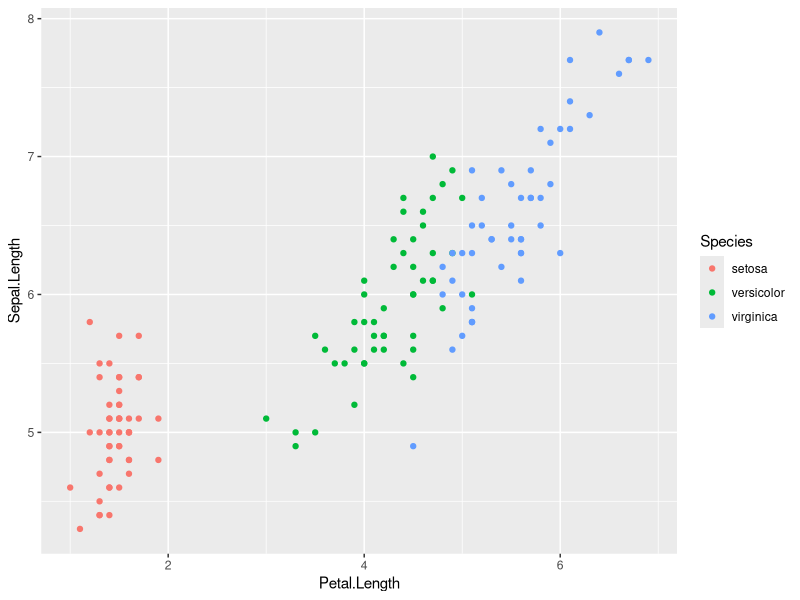
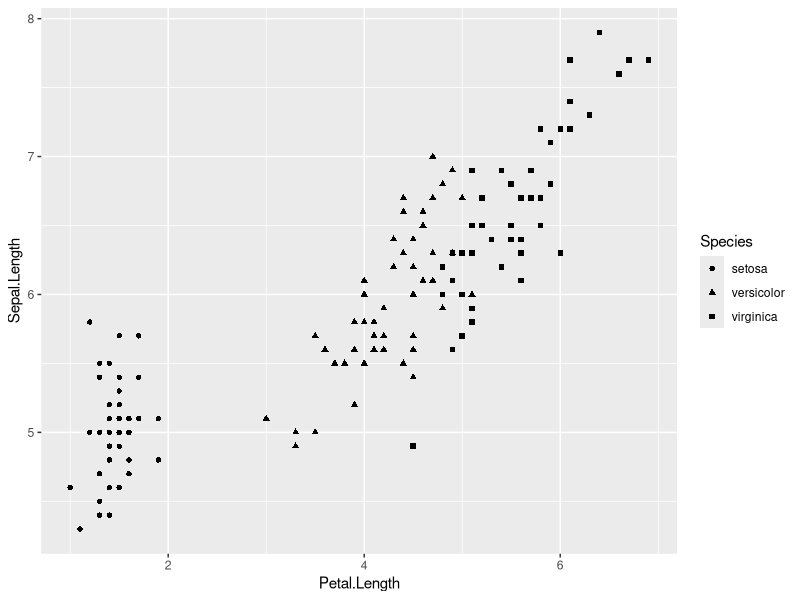
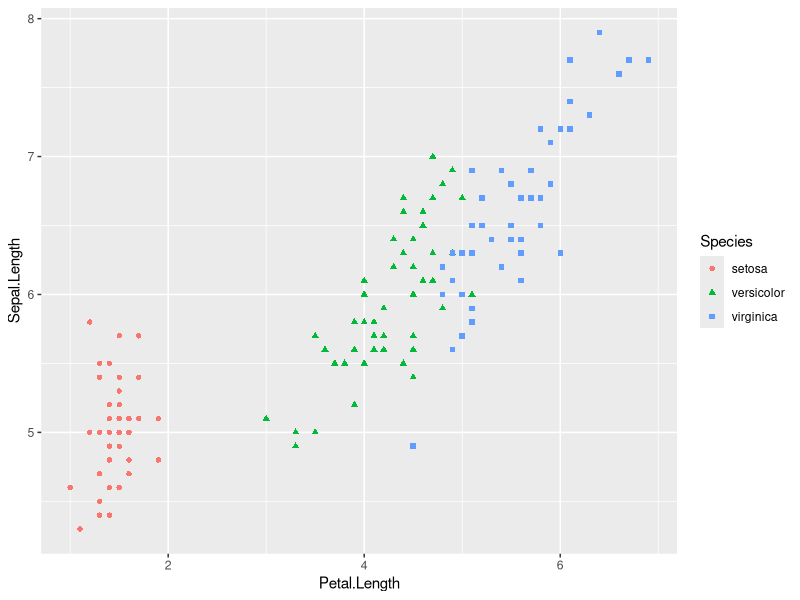
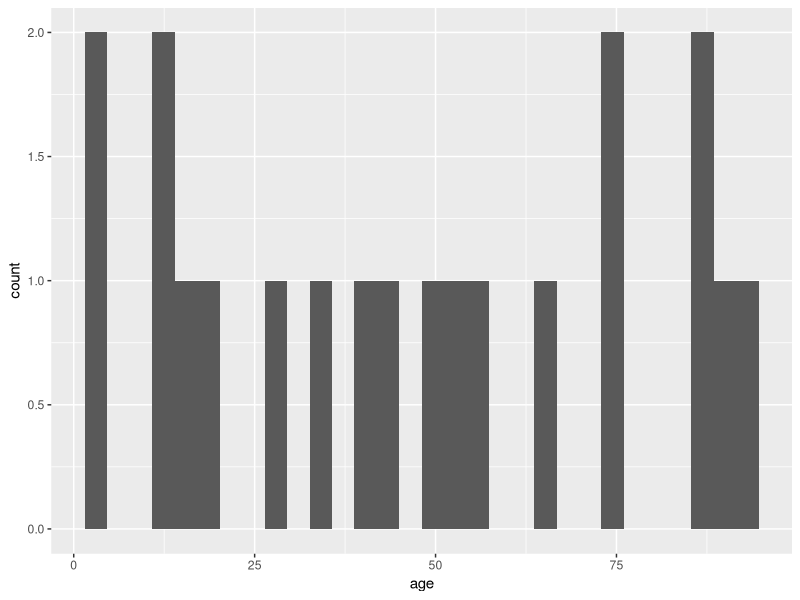
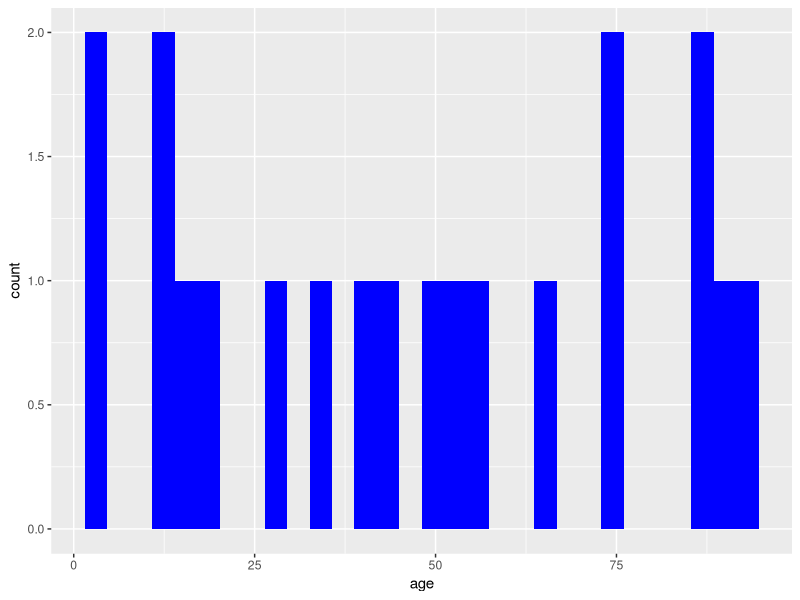
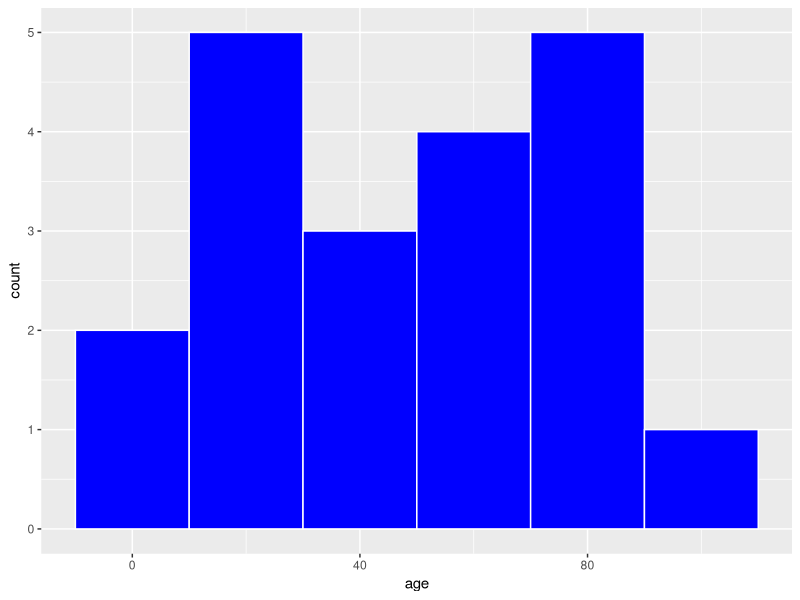
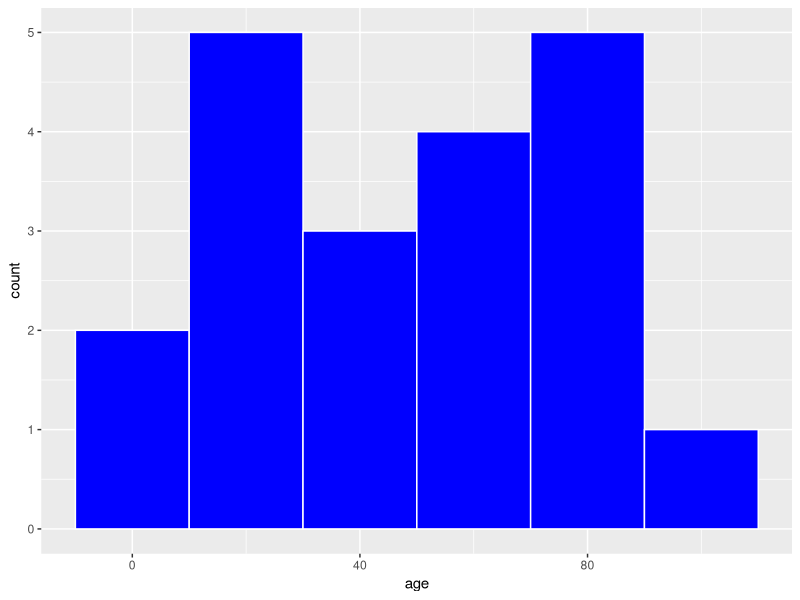
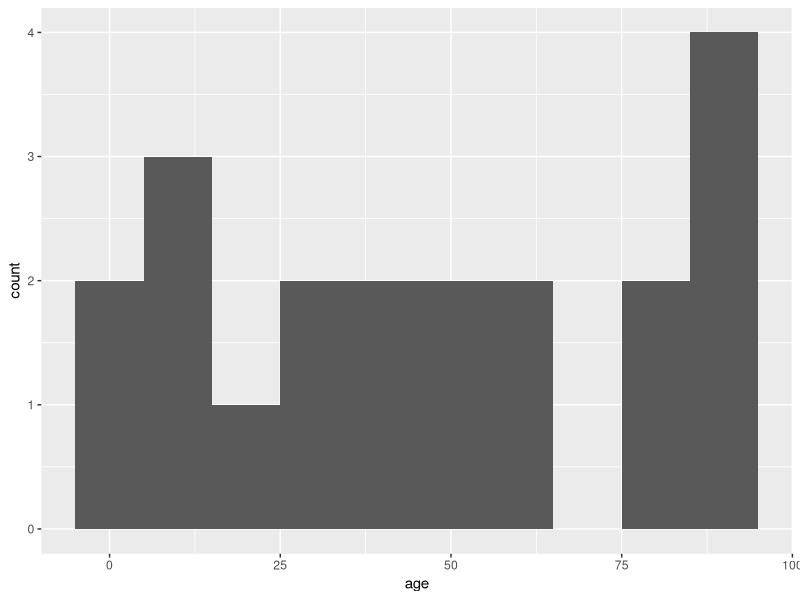

These charts were generated, in order, by the following R code:
##ggplot2
##Grammer of Graphics

#Data	     -The data-set which we would want to plot a graph
##Aesthetics - The Metrics on which we plot our data 
##Geometry   -Visual Elements on plot the data 
##Face 	     - Graphs by which we divide data 


install.packages("ggplot2")
library("ggplot2")


#color aesthetic 

table(iris)
ggplot(data=iris,
       aes(y=Sepal.Length,
           x=Petal.Length,
           col=Species))+ geom_point()
iris

#Shape aesthetic
ggplot(data=iris,
       aes(y=Sepal.Length,
           x=Petal.Length,
           shape=Species))+ geom_point()


#Shape and color aesthetic
ggplot(data=iris,
       aes(y=Sepal.Length,
           x=Petal.Length,
           shape=Species,
           col=Species))+ geom_point()

#Histogram

install.packages("rlang")
library(rlang)
install.packages("ggplot2")
library(ggplot2)

ages <- data.frame(
  "age" = c(2, 3, 54, 56,
            76, 65, 34, 43, 41,
            12, 15, 19, 90, 87,
            86, 76, 92, 51, 13, 28)
)       
ages
##

ggplot(data=ages,aes(x=age))+geom_histogram(bin=10)
ggplot(data=ages,aes(age))+geom_histogram(bin=10,fill="blue")
ggplot(data=ages,aes(age))+geom_histogram(binwidth=20,bins=10,fill="blue",color="white")
ggplot(data=ages,aes(age,fill=age>=50))+geom_histogram(binwidth=20,bins=10,fill="blue",color="white")
            
#
ggplot(data=ages,aes(age,fili=age>50))+geom_histogram(bins=10)
            
            
 #Categorical Variable 
library(ggplot2)
install.packages("dplyr")
library(dplyr)
install.packages("scales")
library(scales)

# Create the shopping data frame
shopping <- data.frame(
  name = c("sagar", "marisha", "ankita", "sana", "ravi"),
  amount = c(200010, 25000, 21801, 1385, 5070),
  gender = c("male", "female", "female", "female", "male")
)

# Bar plot showing gender distribution
ggplot(shopping, aes(x = gender, fill = gender)) +
  geom_bar()

# Bar plot showing total amount spent by gender
ggplot(shopping, aes(x = "", y = amount, fill = gender)) +
  geom_bar(width = 1, stat = "identity")




# Compute gender-wise count and percentage
shopping_summary <- shopping %>%
  group_by(gender) %>%
  summarise(n = n()) %>%
  ungroup() %>%
  mutate(per = n / sum(n))

# Convert percentage to label format
shopping_summary$per_label <- percent(shopping_summary$per)

# Pie chart
ggplot(shopping_summary, aes(x = "", y = n, fill = gender)) +
  geom_bar(width = 1, stat = "identity") +
  coord_polar("y", start = 90) +
  geom_text(aes(label = per_label), position = position_stack(vjust = 0.5), size = 5)